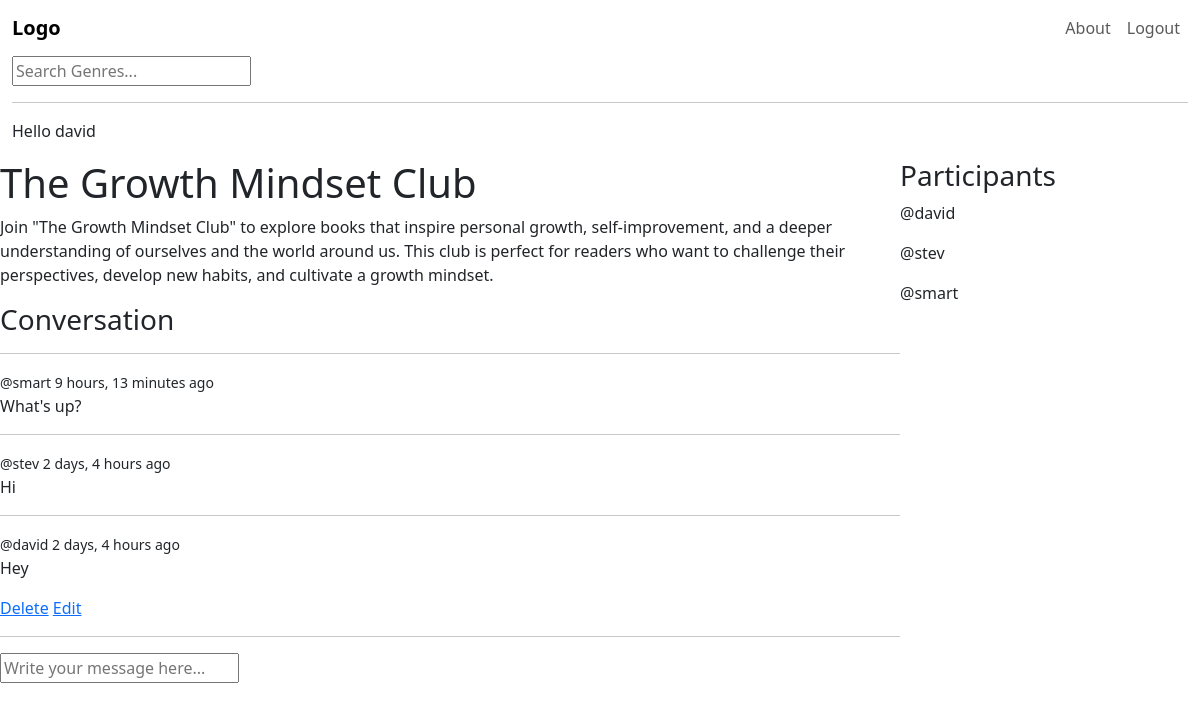
Page /club/5 (signed in) on the committed database.
### base/models.py (models this page shows, shortened)
class Club(models.Model):
    host = models.ForeignKey(User, on_delete=models.SET_NULL, null=True)
    genre = models.ForeignKey(Genre, on_delete=models.SET_NULL, null=True)
    name = models.CharField(max_length=200)
    description = models.TextField(null=True, blank=True)
    rules = models.TextField(null=True, blank=True)
    participants = models.ManyToManyField(User, related_name='participants', blank=True)
    updated = models.DateTimeField(auto_now=True)
    created = models.DateTimeField(auto_now_add=True)
    class Meta:
        ordering = ['-updated', '-created']

class Message(models.Model):
    user = models.ForeignKey(User, on_delete=models.CASCADE)
    club = models.ForeignKey(Club, on_delete=models.CASCADE)
    body = models.TextField()
    updated = models.DateTimeField(auto_now=True)
    created = models.DateTimeField(auto_now_add=True)
    class Meta:
        ordering = ['-updated', '-created']

### base/views.py (the view, shortened to what this page needs)
# urls.py: path('club/<str:pk>', views.club, name='club'),
def club(request, pk):
    club = Club.objects.get(id=pk)
    club_messages = club.message_set.all()
    participants = club.participants.all()
    context = {"club": club, 'club_messages': club_messages, 'participants': participants}
    return render(request, 'base/club.html', context)

### base/templates/base/club.html (shortened to what this page needs)
{% extends 'main.html' %}
{% block content %}
<div class="club-container">
    <div>
        <h1>{{club.name}}</h1>
        <p>{{club.description}}</p>
        <div class="comment-wrapper">
            <h3>Conversation</h3>
            <hr>
            {% for message in club_messages %}
            <div>
                <small>@{{message.user}} {{message.created|timesince}} ago</small>
                <p>{{message.body}}</p>
                {% if request.user == message.user %}
                <a href="{% url 'delete-message' message.id %}">Delete</a>
                <a href="{% url 'update-message' message.id %}">Edit</a>
                {% endif %}
                <hr>
            </div>
            {% endfor %}
        </div>
        {% if request.user.is_authenticated %}
        <div class="comment-form">
            <form action="" method="POST">
                <input type="text" name="body" placeholder="Write your message here...">
            </form>
        </div>
        {% endif %}
    </div>
    <div>
        <h3>Participants</h3>
        {% for user in participants %}
        <div>
            <p>@{{user.username}}</p>
        </div>
        {% endfor %}
    </div>
</div>
{% endblock content %}

### templates/navbar.html (shortened to what this page needs)
<nav class="navbar navbar-expand-lg bg-transparent">
    <div class="container-fluid">
        <a class="navbar-brand" style="font-weight: bold;" href="/">Logo</a>
        <div class="collapse navbar-collapse" id="navbarNav">
            <ul class="navbar-nav ms-auto">
                <li class="nav-item">
                    <a class="nav-link" href="#about">About</a>
                </li>
                <li class="nav-item">
                    {% if request.user.is_authenticated %}
                    <a class="nav-link" href="{% url 'logout' %}">Logout</a>
                    {% else %}
                    <a class="nav-link" href="{% url 'login' %}">Login</a>
                    {% endif %}
                </li>
            </ul>
        </div>
    </div>
</nav>
<div class="container-fluid">
    <form action="{% url 'home' %}" method="GET">
        <input type="text" name="q" placeholder="Search Genres...">
    </form>
    <hr>
    {% if request.user.is_authenticated %}
    <p>Hello {{request.user}}</p>
    {% endif %}
</div>

### base/templates/base/club.html (style rules this page uses)
.club-container { display: grid; grid-template-columns: 3fr 1fr; }

### rows in the picture
Club: name "The Growth Mindset Club", description "Join \"The Growth Mindset Club\" to explore books that inspire personal growth, self-improvement, and a deeper understanding of ourselves and the world around us. This club is perfect for readers who want to challenge their perspectives, develop new habits, and cultivate a growth mindset."
Message: user "smart", created "9 hours, 13 minutes", body "What's up?"
Message: user "stev", created "2 days, 4 hours", body "Hi"
Message: user "david", created "2 days, 4 hours", body "Hey", shows "Delete"

### other values in the picture
{{ request.user }} "david"
{{ user.username }} "david"
{{ user.username }} "stev"
{{ user.username }} "smart"
